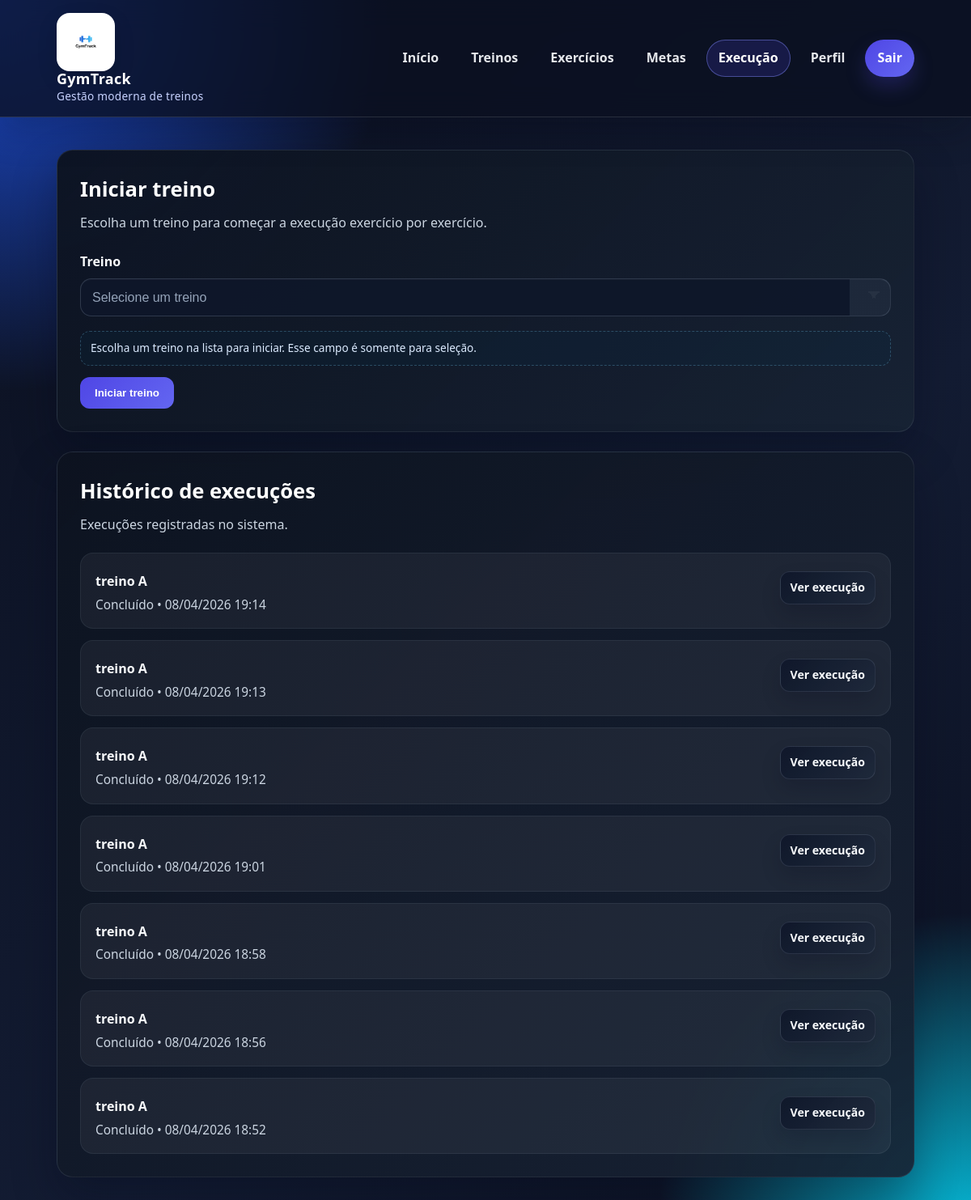
The page /execucao/ (signed in) on the database its author committed.
### core/models.py (models this page shows, shortened)
class ExecucaoTreino(models.Model):
    STATUS_CHOICES = [
        ('em_andamento', 'Em andamento'),
        ('concluido', 'Concluído'),
    ]
    treino = models.ForeignKey(Treino, on_delete=models.CASCADE, related_name='execucoes')
    data_execucao = models.DateTimeField(auto_now_add=True)
    status = models.CharField(max_length=20, choices=STATUS_CHOICES, default='em_andamento')

class Treino(models.Model):
    usuario = models.ForeignKey(User, on_delete=models.CASCADE)
    nome = models.CharField(max_length=100)
    def __str__(self):
        return self.nome

### core/views.py (the view)
# urls.py: path('execucao/', views.execucao_view, name='execucao'),
@login_required
def execucao_view(request):
    if request.method == 'POST':
        form = ExecucaoTreinoForm(request.POST)
        form.fields['treino'].queryset = Treino.objects.filter(usuario=request.user).order_by('-id')
        if form.is_valid():
            treino = form.cleaned_data['treino']
            if treino.usuario != request.user:
                messages.error(request, 'Você não tem permissão para iniciar este treino.')
                return redirect('execucao')
            execucao = ExecucaoTreino.objects.create(
                treino=treino,
                status='em_andamento'
            )
            for exercicio in treino.exercicios.all():
                ExecucaoExercicio.objects.create(
                    execucao=execucao,
                    exercicio=exercicio
                )
            messages.success(request, 'Treino iniciado com sucesso!')
            return redirect('execucao_detalhe', execucao_id=execucao.id)
        else:
            for errors in form.errors.values():
                for error in errors:
                    messages.error(request, error)
    else:
        form = ExecucaoTreinoForm()
        form.fields['treino'].queryset = Treino.objects.filter(usuario=request.user).order_by('-id')
    execucoes = ExecucaoTreino.objects.select_related('treino').filter(
        treino__usuario=request.user
    ).order_by('-id')
    return render(request, 'core/execucao.html', {
        'form': form,
        'execucoes': execucoes
    })

### core/forms.py (shortened to what this page needs)
class ExecucaoTreinoForm(forms.ModelForm):
    class Meta:
        model = ExecucaoTreino
        fields = ['treino']
        labels = {
            'treino': 'Treino',
        }
    def __init__(self, *args, **kwargs):
        super().__init__(*args, **kwargs)
        treino_field = self.fields['treino']
        treino_field.empty_label = 'Selecione um treino'
        treino_field.queryset = treino_field.queryset.order_by('-id')
        _append_widget_class(treino_field.widget, 'form-select-input')
        treino_field.widget.attrs.update({
            'aria-describedby': 'treino-select-hint',
        })

### core/forms.py (called while the page is built)
def _append_widget_class(widget, class_name):
    current_class = widget.attrs.get('class', '').strip()
    widget.attrs['class'] = f'{current_class} {class_name}'.strip()

### core/templates/core/execucao.html (shortened to what this page needs)
{% extends 'core/base.html' %}
{% block content %}
<section class="page-grid feature-page">
    <div class="content-card">
        <h2 class="section-title">Iniciar treino</h2>
        <p class="section-subtitle">
            Escolha um treino para começar a execução exercício por exercício.
        </p>
        <form method="post" class="submit-once-form">
            <div class="form-grid">
                <div class="form-group full">
                    <label for="{{ form.treino.id_for_label }}">Treino</label>
                    {{ form.treino }}
                    <small id="treino-select-hint" class="form-hint form-hint-select">
                        Escolha um treino na lista para iniciar. Esse campo é somente para seleção.
                    </small>
                </div>
            </div>
            <div class="form-actions">
                <button type="submit" class="btn btn-primary submit-btn" data-loading-text="Iniciando...">
                    Iniciar treino
                </button>
            </div>
        </form>
    </div>
    <div class="list-card">
        <h3 class="section-title">Histórico de execuções</h3>
        <p class="section-subtitle">Execuções registradas no sistema.</p>
        {% if execucoes %}
            <ul class="items-list">
                {% for execucao in execucoes %}
                    <li class="item">
                        <div>
                            <strong>{{ execucao.treino.nome }}</strong>
                            <span>
                                {{ execucao.get_status_display }} •
                                {{ execucao.data_execucao|date:"d/m/Y H:i" }}
                            </span>
                        </div>
                        <a href="{% url 'execucao_detalhe' execucao.id %}" class="btn btn-secondary btn-sm btn-execucao">
                            Ver execução
                        </a>
                    </li>
                {% endfor %}
            </ul>
        {% else %}
            <div class="empty-state">
                <strong>Nenhuma execução registrada.</strong>
                Inicie um treino para acompanhar seu progresso exercício por exercício.
            </div>
        {% endif %}
    </div>
</section>
{% endblock %}

### rows shown on the page
ExecucaoTreino: treino.nome "treino A", status "Concluído", data_execucao "08/04/2026 19:14"
ExecucaoTreino: treino.nome "treino A", status "Concluído", data_execucao "08/04/2026 19:13"
ExecucaoTreino: treino.nome "treino A", status "Concluído", data_execucao "08/04/2026 19:12"
ExecucaoTreino: treino.nome "treino A", status "Concluído", data_execucao "08/04/2026 19:01"
ExecucaoTreino: treino.nome "treino A", status "Concluído", data_execucao "08/04/2026 18:58"
ExecucaoTreino: treino.nome "treino A", status "Concluído", data_execucao "08/04/2026 18:56"
ExecucaoTreino: treino.nome "treino A", status "Concluído", data_execucao "08/04/2026 18:52"
